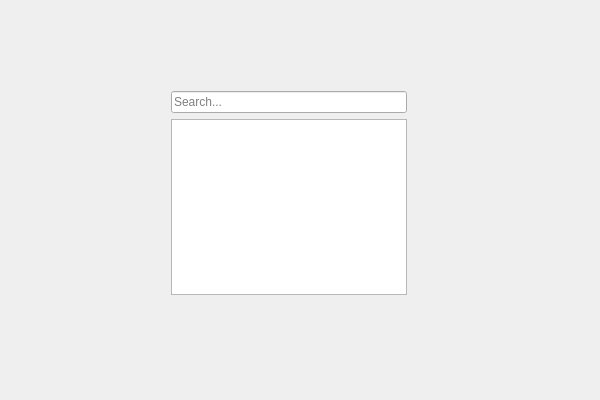
<?xml version="1.0" encoding="UTF-8"?>
<ui version="4.0">
 <class>HashTableWidgetClass</class>
 <widget class="QWidget" name="HashTableWidgetClass">
  <property name="geometry">
   <rect>
    <x>0</x>
    <y>0</y>
    <width>600</width>
    <height>400</height>
   </rect>
  </property>
  <property name="windowTitle">
   <string>HashTableWidget</string>
  </property>
  <widget class="QWidget" name="">
   <property name="geometry">
    <rect>
     <x>160</x>
     <y>80</y>
     <width>258</width>
     <height>226</height>
    </rect>
   </property>
   <layout class="QVBoxLayout" name="verticalLayout">
    <item>
     <widget class="QLineEdit" name="searchEdit">
      <property name="placeholderText">
       <string>Search...</string>
      </property>
     </widget>
    </item>
    <item>
     <widget class="QTableView" name="tableView"/>
    </item>
   </layout>
  </widget>
 </widget>
 <layoutdefault spacing="6" margin="11"/>
 <resources/>
 <connections/>
</ui>
